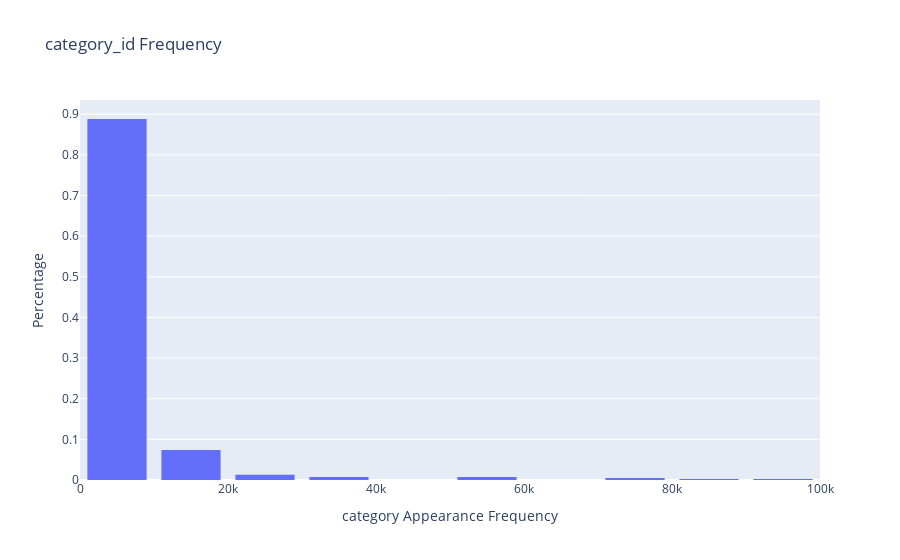

Write notebook code for a chart like this one.
### Code cell
fig3 = go.Figure(data=[go.Histogram(x=category1[1:],nbinsx=10, histnorm='probability')])
fig3.update_layout(
    title_text='category_id Frequency', # title of plot
    xaxis_title_text='category Appearance Frequency', # xaxis label
    yaxis_title_text='Percentage', # yaxis label
    bargap=0.2, # gap between bars of adjacent location coordinates
    #bargroupgap=0.1 # gap between bars of the same location coordinates
)

### Figure 1 — Plotly figure (JSON) as saved in the notebook; plotly's stock layout.template omitted (floating-point values rounded to 4 significant figures; data arrays with more than 128 entries replaced by an {"elided": "..."} marker saying what was removed)
{"data": [{"histnorm": "probability", "nbinsx": 10, "type": "histogram", "x": {"elided": "394 int values"}}], "layout": {"bargap": 0.2, "title": {"text": "category_id Frequency"}, "xaxis": {"title": {"text": "category Appearance Frequency"}}, "yaxis": {"title": {"text": "Percentage"}}}}
